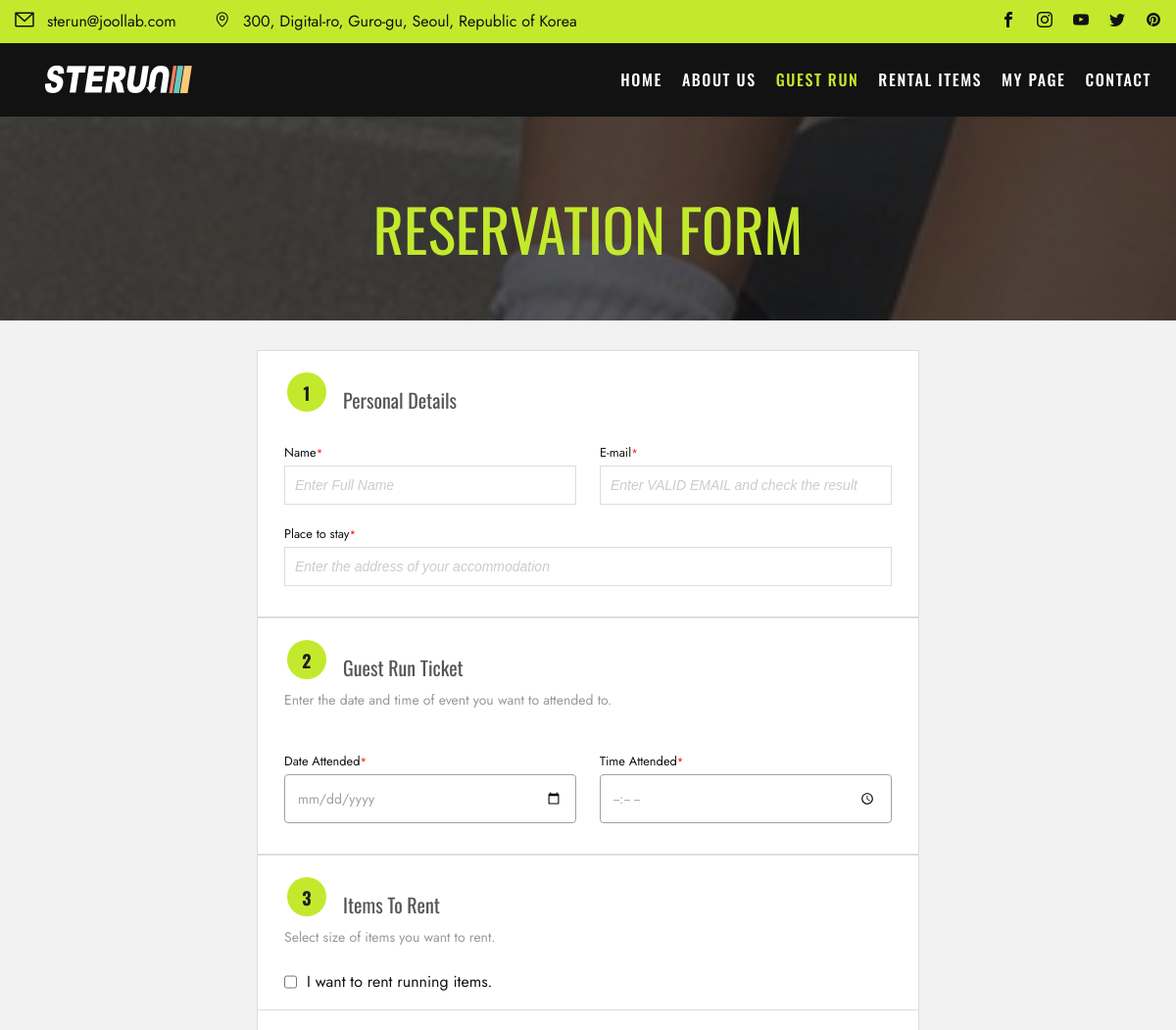
The app's page /events/event_register/12 (upper part), older data.
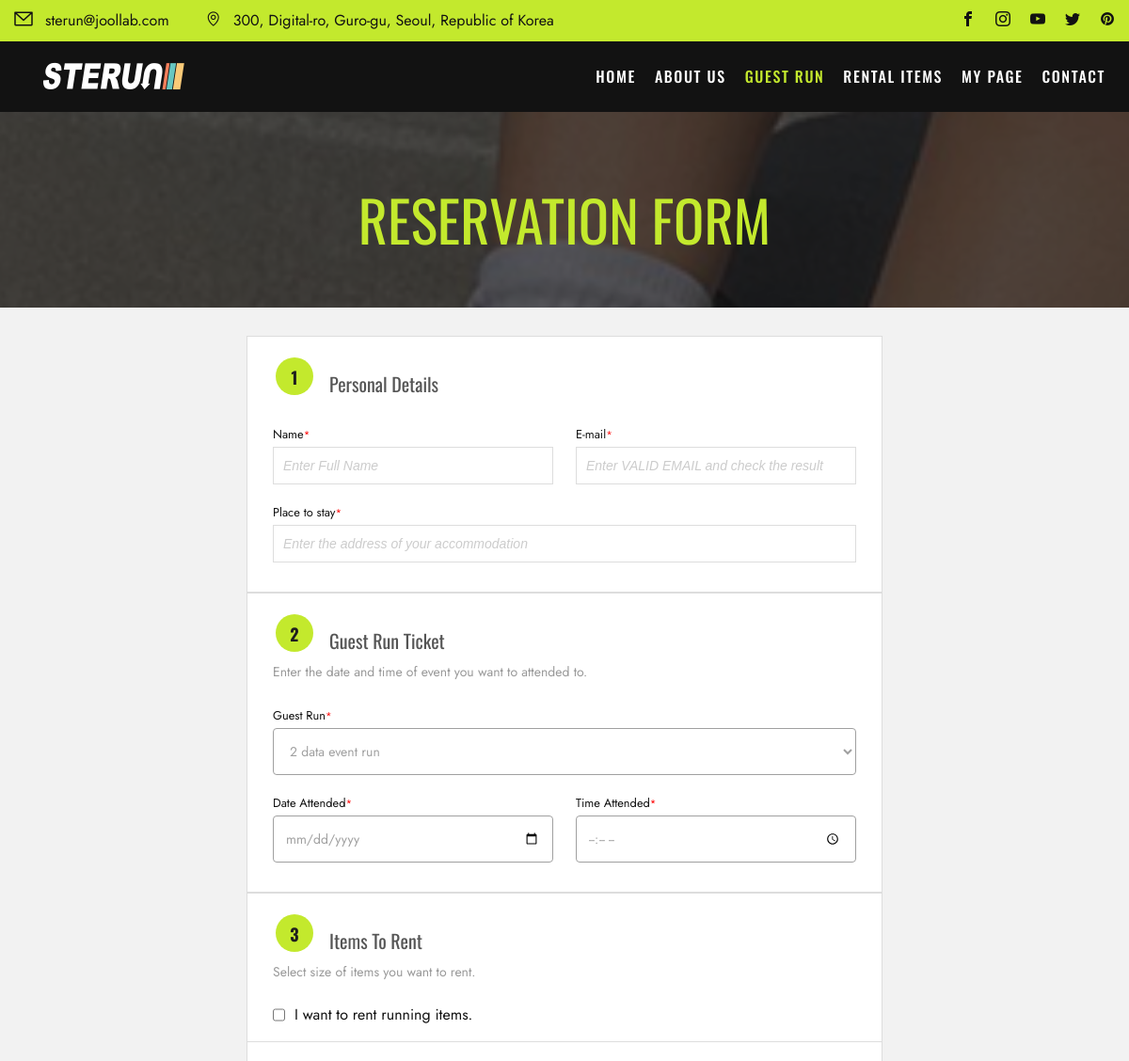
The same page, newer data.
### events/models.py (models this page shows, shortened)
class GuestRun(models.Model):
    STATUS_CHOICE = [
        ("ST1", "Checking"),
        ("ST2", "On-Sale"),
        ("ST3", "Sold-Out"),
        ("ST4", "Closed"),
    ]
    LEVEL = [
        ("800","Level-1, 800"),
        ("730","Level-2, 730"),
        ("700","Level-3, 700"),
        ("630","Level-4, 630"),
        ("600","Level-5, 600"),
        ("530","Level-6, 530"),
        ("Free","Full Access"),
    ]
    LANGUAGE = [
        ("KO","Korean"),
        ("EN","English"),
        ("JP","Japanese"),
        ("CN","Chinese"),
    ]
    event_id = models.AutoField(
        primary_key=True,
    )
    title = models.CharField(max_length=50)
    manager = models.ForeignKey(Manager, related_name="manager",blank=False, null=True, on_delete=models.SET_NULL)
    start_date = models.DateField(blank=True, null=True)
    start_time = models.TimeField(blank=True, null=True)
    end_date = models.DateField(blank=True, null=True)
    end_time = models.TimeField(blank=True, null=True)
    image = ResizedImageField(size=[1402,1000], upload_to="runMain", blank=True)
    route_image = ResizedImageField(size=[1402,1402], upload_to="runRoute", blank=True)
    start_point = models.CharField(max_length=50)
    status = models.CharField(
        max_length=8,
        choices=STATUS_CHOICE,
        default="ST1",
    )
    level = models.CharField(
        max_length=15,
        choices=LEVEL,
        default="Free",
    )
    lang = MultiSelectField(max_length=10, choices=LANGUAGE)
    amount = models.IntegerField(default=0)
    route = models.CharField(max_length=50, blank=False)
    map_link = models.CharField(max_length=100, blank=True, null=True)
    desc = models.TextField(blank=True)
    completed = models.BooleanField(default=False)

### events/views.py (the view)
# urls.py: path("event_register/<str:pk>", views.event_register, name="event_register"),
def event_register(request, pk):
    event= GuestRun.objects.filter(event_id=pk)
    shoes = Item.objects.filter(category='shoes')
    bag = Item.objects.filter(category='bag')
    top = Item.objects.filter(category='top')
    bottom = Item.objects.filter(category='bottom')
    context = {"events":event, "shoeses":shoes, "bags":bag, "tops":top, "bottoms":bottom}
    if request.method == "POST":
        if Item.objects.filter(pk=request.POST.get("top")).exists():
            top = Item.objects.get(pk=request.POST.get("top"))
        else:
            top = None
        if Item.objects.filter(pk=request.POST.get("bottom")).exists():
            bottom = Item.objects.get(pk=request.POST.get("bottom"))
        else:
            bottom = None
        if Item.objects.filter(pk=request.POST.get("shoes")).exists():
            shoes = Item.objects.get(pk=request.POST.get("shoes"))
        else:
            shoes = None
        if Item.objects.filter(pk=request.POST.get("bag")).exists():
            bag = Item.objects.get(pk=request.POST.get("bag"))
        else:
            bag = None
        if request.POST.get("event") != "":
            event_data = GuestRun.objects.get(pk=request.POST.get("event"))
        else:
            event_data = None
        if request.POST.get("start_date") != "":
            start_date = request.POST.get("start_date")
        else:
            start_date = None
        if request.POST.get("end_date") != "":
            end_date = request.POST.get("end_date")
        else:
            end_date = None
        if request.POST.get("event_date") != "":
            event_date = request.POST.get("event_date")
        else:
            event_date = None
        if request.POST.get("delivery") == 'on':
            delivery = True
        else:
            delivery = False
        username = request.POST.get("username")
        id = username +"_run_"+datetime.now().strftime("T%H%M%S")
        email = request.POST.get("email")
        reservation = Reservation(
            reserv_id=id,
            username=username,
            email=email,
            message=request.POST.get("message"),
            start_date=start_date,
            start_time=request.POST.get("start_time"),
            end_date=end_date,
            end_time=request.POST.get("end_time"),
            top=top,
            bottom=bottom,
            shoes=shoes,
            bag=bag,
            address=request.POST.get("address"),
            event=event_data,
            event_date = event_date,
            event_time = request.POST.get("event_time"),
            delivery = delivery
        )
        reservation.save()
        line_token = "keAeVnqfCkgFuxZSRBGUwymSN9aqpQC5NXV68GoOVLB"
        url = "https://notify-api.line.me/api/notify"
        response = requests.post(
            url,
            headers={"Authorization": "Bearer " + line_token},
            data={
                "message": "새로운 예약이 접수되었습니다. 예약자: "
                + str(request.POST.get("username"))
            },
        )
        print(response)
        html_message = render_to_string(
                "email.html",
                {"username": username, "id": id},
            )
        plain_message = strip_tags(html_message)
        subject = "[STERUN] Thank you for reservation :)"
        '''message = "Your Reaservation id is" +" "+ id'''
        email_from = settings.EMAIL_HOST_USER
        recipient_list = ["sterun@joollab.com",email]
        send_mail(subject, plain_message, email_from, recipient_list, html_message=html_message,)
        return redirect("community:mypage", id)
    else:
        return render(request, "run-form.html", context)

### templates/run-form.html (shortened to what this page needs)
{% extends "base.html" %}
{% load static %}
{% block content %}
  <div class="page-title">
    <div class="themeflat-container">
      <div class="row">
        <div class="col-md-12">
          <div class="page-title-heading">
            <h1 class="title">Reservation Form</h1>
          </div>
        </div>
      </div>
    </div>
  </div>
  <main>
    <div style="max-width:700px; margin:auto;" class="contact">
      <div class="container">
        <form method="POST" id="contactForm" name="contactForm">
          <div class="col-md-auto" id="mainContent">
            <div class="row box first">
              <div class="box-header">
                <h3>
                  <strong>1</strong>Personal Details
                </h3>
              </div>
              <div class="col-lg-6 col-md-12">
                <div class="form-group">
                  <label for="username" class="label-title forced">Name</label>
                  <input id="username" class="form-control" name="username" placeholder="Enter Full Name" type="text" required=""/>
                </div>
              </div>
              <div class="col-lg-6 col-md-12">
                <div class="form-group">
                  <label for="email" class="label-title forced">E-mail</label>
                  <input id="email" class="form-control" name="email" placeholder="Enter VALID EMAIL and check the result" type="email" required=""/>
                </div>
              </div>
              <div class="col-lg-12 col-md-12">
                <div class="form-group">
                  <label for="address" class="label-title forced">Place to stay</label>
                  <input id="address" class="form-control" name="address" placeholder="Enter the address of your accommodation" type="text" required=""/>
                </div>
              </div>
            </div>
            <div class="row box first">
              <div class="box-header">
                <h3>
                  <strong>2</strong>Guest Run Ticket
                </h3>
                <p>Enter the date and time of event you want to attended to.</p>
              </div>
              <div class="col-lg-12 col-md-12">
                <div class="form-group">
                  {% for event in events %}
                    <label for="id_event" class="label-title forced">Guest Run</label>
                    <select name="event" class="wide" id="id_event">
                      <option value="{{event.event_id}}" selected="">{{event.title}}</option>
                    </select>
                  {% endfor %}
                </div>
              </div>
              <div class="col-lg-6 col-md-12">
                <div class="form-group">
                  <label for="id_event_date" class="label-title forced">
                    Date Attended</label>
                  <input type="date" name="event_date" class="form-control-date" required="" id="id_event_date">
                </div>
              </div>
              <div class="col-lg-6 col-md-12">
                <div class="form-group">
                  <label for="id_event_time" class="label-title forced">Time Attended</label>
                  <input type="time" name="event_time" class="form-control-time" id="id_event_time">
                </div>
              </div>
            </div>
            <div class="row box first">
              <div class="box-header">
                <h3>
                  <strong>3</strong>Items To Rent
                </h3>
                <p>Select size of items you want to rent.</p>
              </div>
              <div class="d-flex toggleCheck">
                <input type="checkbox" id="guestrun-check" class="inp-cbx" name="guestrun"/>
                <div style="width:10px;"></div>
                <label for="guestrun-check">
                  <span>I want to rent running items.</span>
                </label>
              </div>
            </div>
            <div class="row box">
            </div>
          </div>
        </form>
      </div>
    </div>
  </main>
{% endblock content %}

Row changes from the older to the newer data that the page shows:
added GuestRun: event "2 data event run"
